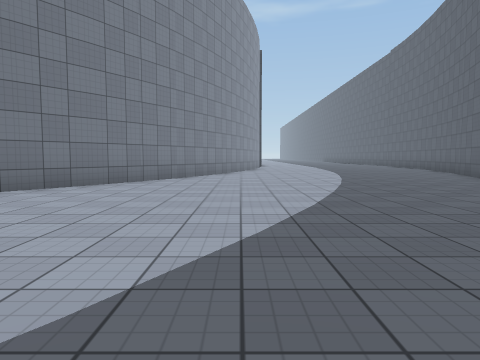
View 1 (above)

18 first-person views from a walk through a 3-D level made in the Unity game engine. The camera is 1.2 m above the floor, tilts 4° down and sees 70° across. The floor is counted in squares, 2 m on a side. Each view is taken from the middle of a square. On the plan, view 1 faces up. The plan holds only what a view shows up to about 10 squares ahead; the rest is blank. The place goes on beyond the plan. The player is left out. Surface patterns are stand-ins for the level's own textures.

View 2
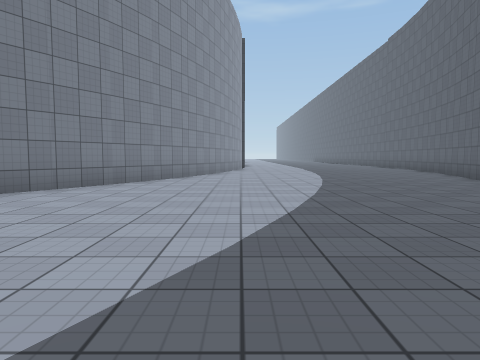

View 3
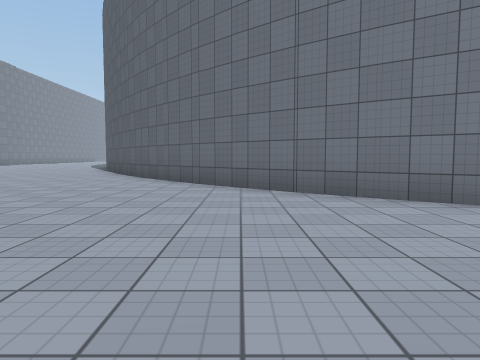

View 4
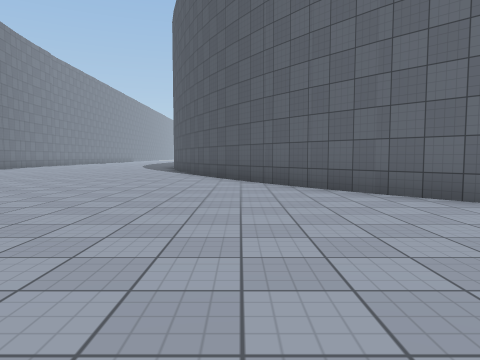

View 5
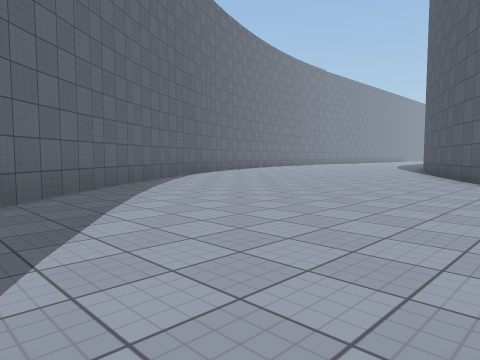

View 6
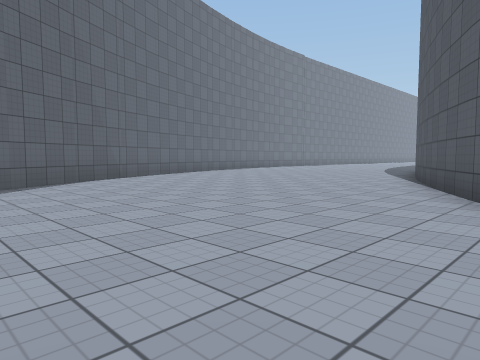

View 7
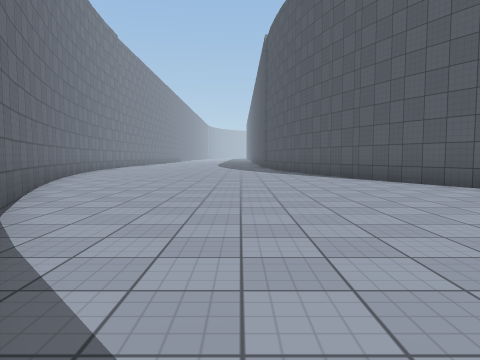

View 8
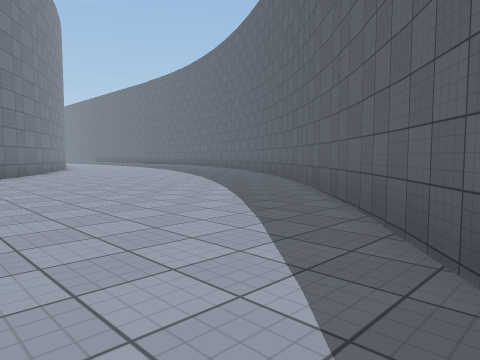

View 9
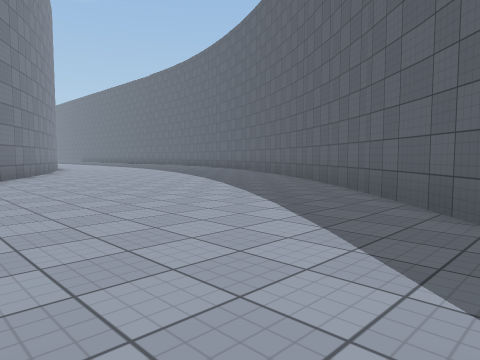

View 10
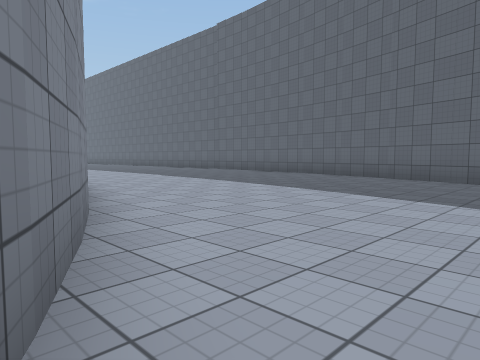

View 11
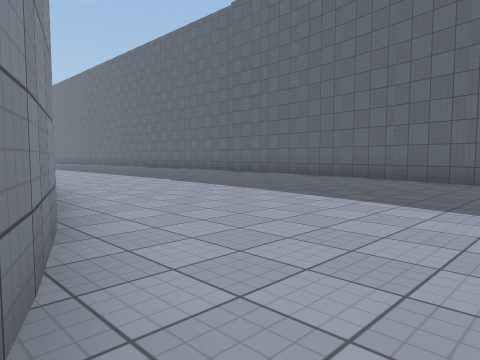

View 12
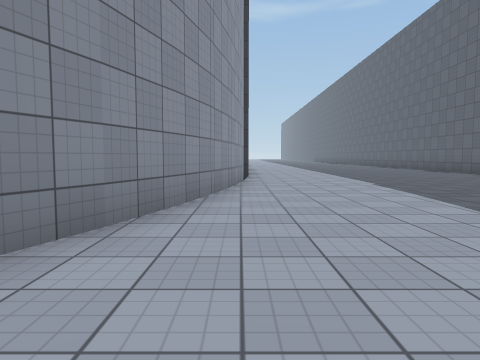

View 13
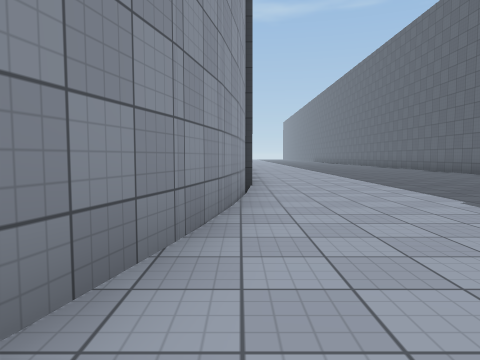

View 14
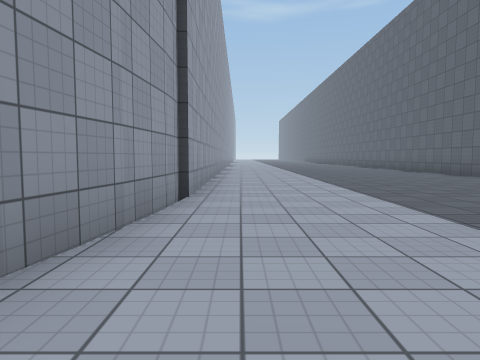

View 15
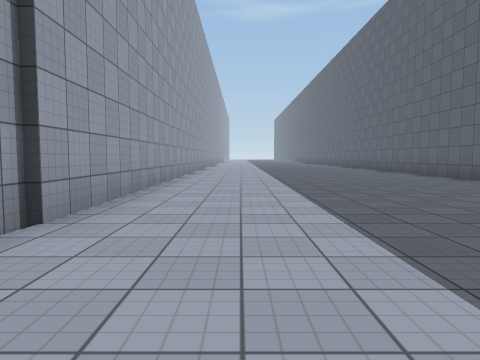

View 16
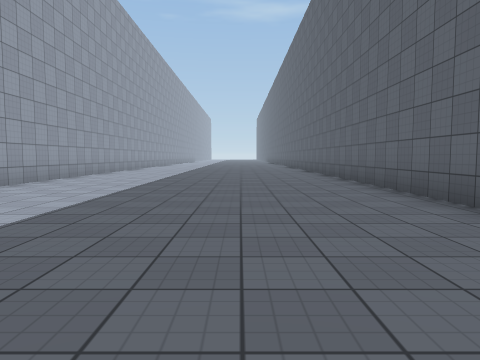

View 17
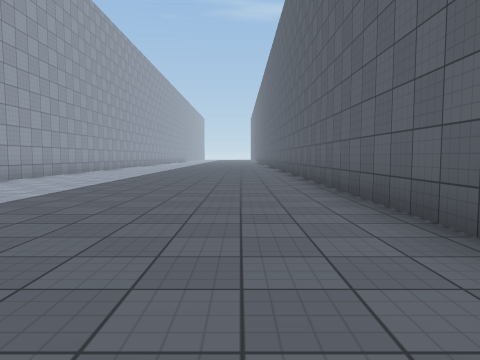

View 18
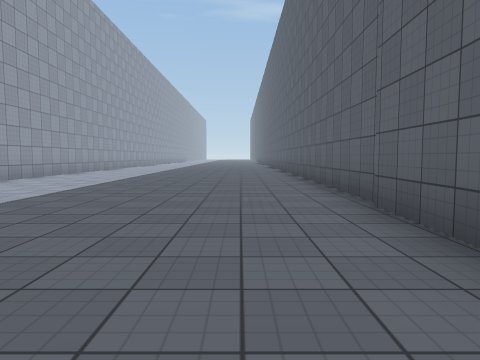

### Floor plan
Points are (right, up) in squares from view 1. A wall is a line through its corners. A room is listed if a view was taken in it or the views show most of it. See-through windows are left out.
Room 1 (views 1, 2, 3, 4, 5, 6, 7, 8, 9, 10, 11, 12, 13, 14, 15, 16, 17, 18)
walls: (-1, 10.5) (-3.1, 6.9); (-3, 7) (-4.7, 4.8); (-0.1, 12.9) (-1.1, 10.3); (-4.6, 4.9) (-5.6, 3.9); (-5.4, 3.9) (-8.4, 1.3); (6.8, 9.5) (7, 10.3); (0.9, 16.7) (-0.1, 12.8); (7.1, 10) (8.3, 15); (1.2, -0.2) (3.4, 2.6); (1.2, 19.4) (0.8, 16.7); (-8.5, 1.3) (-9.6, 0.5); (-1.1, -2.6) (1.3, -0.1); (-9.4, 0.5) (-13, -1.5); (8.8, 18.4) (8.8, 29.1); (-5.1, -5.9) (-1, -2.6); (-12.9, -1.4) (-15.3, -2.4); (-9.5, -8.4) (-5, -5.8); (1.3, 29.1) (1.3, 19.2); (-12.6, -9.6) (-9.4, -8.2); (-15.1, -10.2) (-12.6, -9.5)

Where each view was taken, in squares from view 1:
view 1: 0 up, 0 right, facing up
view 2: 2 up, 1 right, facing up
view 3: 4 up, 1 right, facing left
view 4: 0 up, 2 left, facing left
view 5: 2 up, 1 left, facing down-left
view 6: 1 up, 5 left, facing down-left
view 7: 5 down, 5 left, facing left
view 8: 5 down, 6 left, facing up-right
view 9: 3 down, 5 left, facing up-right
view 10: 8 up, 2 left, facing up-right
view 11: 10 up, 1 left, facing up-right
view 12: 10 up, 1 right, facing up
view 13: 13 up, 1 right, facing up
view 14: 15 up, 2 right, facing up
view 15: 17 up, 3 right, facing up
view 16: 18 up, 6 right, facing up
view 17: 19 up, 7 right, facing up
view 18: 16 up, 7 right, facing up
